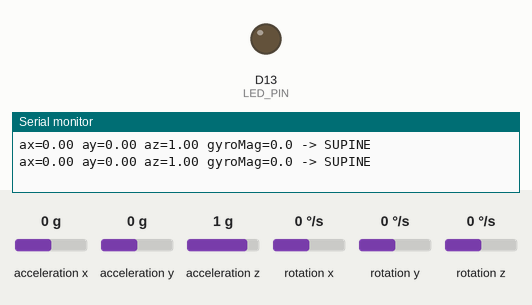
Simulated run of this sketch. Board: Arduino Nano 33 BLE. Shown: output pins drawn as LEDs (lit = HIGH), the last lines printed to the serial monitor. The test bench sets the inputs (shaded band); at power-on: acceleration z 1 g, acceleration y 0 g, acceleration x 0 g, rotation x 0 °/s, rotation y 0 °/s, rotation z 0 °/s.

Above: at 1.2 s.
1.3 s: acceleration z set to 0.6 g
At 2.0 s:
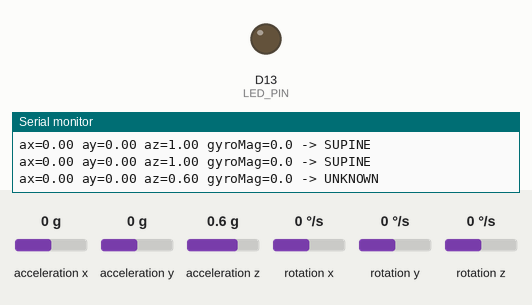
3.5 s: acceleration y set to -0.6 g
5.3 s: acceleration y set to -0.9 g
At 6.23 s:
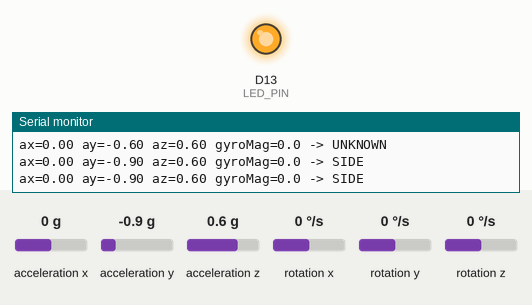
8.4 s: acceleration y set to 0 g
10.0 s: acceleration y set to -1.4 g
At 12.2 s:
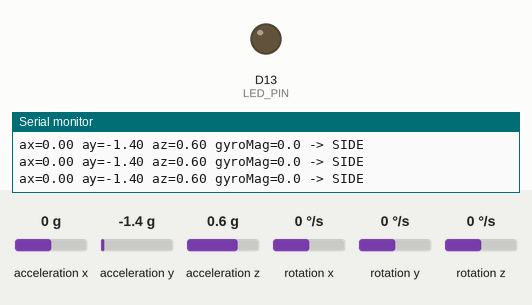
Timing chart, 0 to 14.1 s (numbered marks = the images above; inputs shaded):
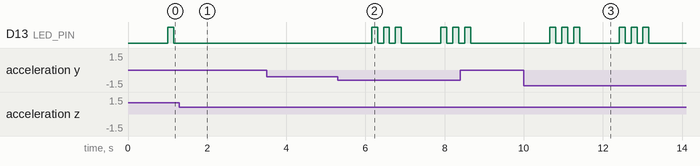

The sketch:

Posture_Detector.ino
```cpp
/*
  Posture_Detector.ino
  part 4 of the lying-posture project: real-time posture classification
    - Blink once  -> supine
    - Blink twice -> prone
    - Blink 3x    -> side (left or right)
    - LED off     -> none of the above / not confident
*/

#include <Arduino_LSM9DS1.h>

// Threshold (g) the reading must be greater than to be a valid position
// according to collected data, we will set threshold to 0.7
const float GRAVITY_THRESHOLD = 0.7;

// this gyroscope threshold ensures that the board is still when selecting a state
// so that angular movement wont interfere with the readings
const float STILLNESS_GYRO_THRESHOLD = 40.0;

// ---------------- Timing ----------------
const unsigned long SAMPLE_INTERVAL_MS = 20;   // ~50 Hz raw sampling, feeds the smoothing filter
const unsigned long UPDATE_INTERVAL_MS = 500;  // how often we re-classify posture, using
                                                // whatever the (continuously live) buffer holds
const int SMOOTHING_WINDOW = 10;               // moving-average window (10 * 20ms = 200ms of data)

const unsigned long LED_ON_MS = 150;
const unsigned long LED_OFF_MS = 150;
const unsigned long BLINK_GROUP_PAUSE_MS = 1000;  // 1 second delay between blinking groups to identify how many blinks are being displayed

const int LED_PIN = LED_BUILTIN;

enum Posture { SUPINE,
               PRONE,
               SIDE,
               UNKNOWN };

float axBuf[SMOOTHING_WINDOW] = { 0 };
float ayBuf[SMOOTHING_WINDOW] = { 0 };
float azBuf[SMOOTHING_WINDOW] = { 0 };
int bufIndex = 0;
int bufCount = 0;

unsigned long lastSampleTime = 0;
unsigned long lastUpdateTime = 0;

volatile Posture latestPosture = UNKNOWN;

// ---------------- LED state machine (non-blocking) ----------------
enum LedState { LED_STARTING,
                LED_ON_PHASE,
                LED_OFF_PHASE,
                LED_GROUP_PAUSE };
LedState ledState = LED_STARTING;
unsigned long ledPhaseStart = 0;
int ledBlinksTotal = 0;
int ledBlinksDone = 0;

void setup() {
  Serial.begin(115200);
  pinMode(LED_PIN, OUTPUT);
  digitalWrite(LED_PIN, LOW);

  if (!IMU.begin()) {
    Serial.println("Failed to initialize IMU!");
    while (1)
      ;
  }
}

void loop() {
  unsigned long now = millis();

  sampleIMU(now);       // always runs, every SAMPLE_INTERVAL_MS -- never blocked
  classifyIfDue(now);    // always runs, every UPDATE_INTERVAL_MS -- never blocked
  serviceLED(now);       // advances the blink/pause state machine -- no delay() calls
}

// 1. Keep a rolling average of recent accelerometer samples (cheap noise filter).
// Runs on every loop() pass regardless of what the LED is doing.
void sampleIMU(unsigned long now) {
  if (now - lastSampleTime < SAMPLE_INTERVAL_MS) return;
  lastSampleTime = now;

  float ax, ay, az;
  if (IMU.accelerationAvailable()) {
    IMU.readAcceleration(ax, ay, az);
    axBuf[bufIndex] = ax;
    ayBuf[bufIndex] = ay;
    azBuf[bufIndex] = az;
    bufIndex = (bufIndex + 1) % SMOOTHING_WINDOW;
    if (bufCount < SMOOTHING_WINDOW) bufCount++;
  }
}

// 2. Periodically classify posture from the (always up-to-date) buffer.
// Also runs on every loop() pass regardless of what the LED is doing.
void classifyIfDue(unsigned long now) {
  if (now - lastUpdateTime < UPDATE_INTERVAL_MS || bufCount != SMOOTHING_WINDOW) return;
  lastUpdateTime = now;

  float axAvg = average(axBuf, SMOOTHING_WINDOW);
  float ayAvg = average(ayBuf, SMOOTHING_WINDOW);
  float azAvg = average(azBuf, SMOOTHING_WINDOW);

  float gx, gy, gz;
  float gyroMag = 0;
  if (IMU.gyroscopeAvailable()) {
    IMU.readGyroscope(gx, gy, gz);
    gyroMag = sqrt(gx * gx + gy * gy + gz * gz);
  }

  Posture p = UNKNOWN;
  if (gyroMag < STILLNESS_GYRO_THRESHOLD) {
    p = classifyPosture(axAvg, ayAvg, azAvg);
  }

  Serial.print("ax=");
  Serial.print(axAvg, 2);
  Serial.print(" ay=");
  Serial.print(ayAvg, 2);
  Serial.print(" az=");
  Serial.print(azAvg, 2);
  Serial.print(" gyroMag=");
  Serial.print(gyroMag, 1);
  Serial.print(" -> ");
  Serial.println(postureName(p));

  latestPosture = p;
}

// ---------------- Posture classification ----------------
// Axis mapping below is empirical, from IMU_Data_Collection trial data with
// this specific board/mounting convention (component side facing outward
// from the chest, USB-C toward the head):
//   supine     -> az ~= +1.0
//   prone      -> az ~= -1.0
//   side-left  -> ay ~= +1.0
//   side-right -> ay ~= -1.0
// If your mounting convention differs, re-derive this from your own plots.
Posture classifyPosture(float ax, float ay, float az) {
  if (az > GRAVITY_THRESHOLD) {
    return SUPINE;  // chest facing up -> Z axis points away from earth
  } else if (az < -GRAVITY_THRESHOLD) {
    return PRONE;  // chest facing down -> Z axis points toward earth
  } else if (fabs(ay) > GRAVITY_THRESHOLD) {
    return SIDE;  // chest facing sideways -- sign of ay tells you left vs. right
  }
  return UNKNOWN;
}

float average(float *buf, int n) {
  float sum = 0;
  for (int i = 0; i < n; i++) sum += buf[i];
  return sum / n;
}

const char *postureName(Posture p) {
  switch (p) {
    case SUPINE: return "SUPINE";
    case PRONE: return "PRONE";
    case SIDE: return "SIDE";
    default: return "UNKNOWN";
  }
}

// ---------------- LED feedback (non-blocking state machine) ----------------
// Plays blink groups back-to-back forever: [blink pattern] -> [1s dark pause] -> repeat.
// Each time it's ready to start a new group, it picks up whatever `latestPosture`
// currently is -- which is always updated, since classifyIfDue() above runs on every
// loop() pass and is never blocked by this state machine.
void serviceLED(unsigned long now) {
  switch (ledState) {
    case LED_STARTING:
      startBlinkGroup(now);
      break;

    case LED_ON_PHASE:
      if (now - ledPhaseStart >= LED_ON_MS) {
        digitalWrite(LED_PIN, LOW);
        ledPhaseStart = now;
        ledBlinksDone++;
        ledState = (ledBlinksDone >= ledBlinksTotal) ? LED_GROUP_PAUSE : LED_OFF_PHASE;
      }
      break;

    case LED_OFF_PHASE:
      if (now - ledPhaseStart >= LED_OFF_MS) {
        digitalWrite(LED_PIN, HIGH);
        ledPhaseStart = now;
        ledState = LED_ON_PHASE;
      }
      break;

    case LED_GROUP_PAUSE:
      if (now - ledPhaseStart >= BLINK_GROUP_PAUSE_MS) {
        ledState = LED_STARTING;
      }
      break;
  }
}

void startBlinkGroup(unsigned long now) {
  ledBlinksTotal = blinkCountFor(latestPosture);
  ledBlinksDone = 0;

  if (ledBlinksTotal == 0) {
    digitalWrite(LED_PIN, LOW);
    ledPhaseStart = now;
    ledState = LED_GROUP_PAUSE;  // still pause, so the update cadence stays consistent
  } else {
    digitalWrite(LED_PIN, HIGH);
    ledPhaseStart = now;
    ledState = LED_ON_PHASE;
  }
}

int blinkCountFor(Posture p) {
  switch (p) {
    case SUPINE: return 1;
    case PRONE: return 2;
    case SIDE: return 3;
    default: return 0;
  }
}
```

Measured:
- the behaviour switches between -0.7 and -0.8 g on acceleration y (found by bisection; images 1 and 2)
- after the input at 1.3 s, D13 (LED_PIN): stops changing and stays LOW
- after the input at 5.3 s, D13 (LED_PIN): LOW → HIGH after 0.86 s, → LOW 0.15 s later, → HIGH 0.15 s later, → LOW 0.15 s later, … (10 changes in this stretch)
- after the input at 10.0 s, D13 (LED_PIN): LOW → HIGH after 0.66 s, → LOW 0.15 s later, → HIGH 0.15 s later, → LOW 0.15 s later, … (12 changes in this stretch)
